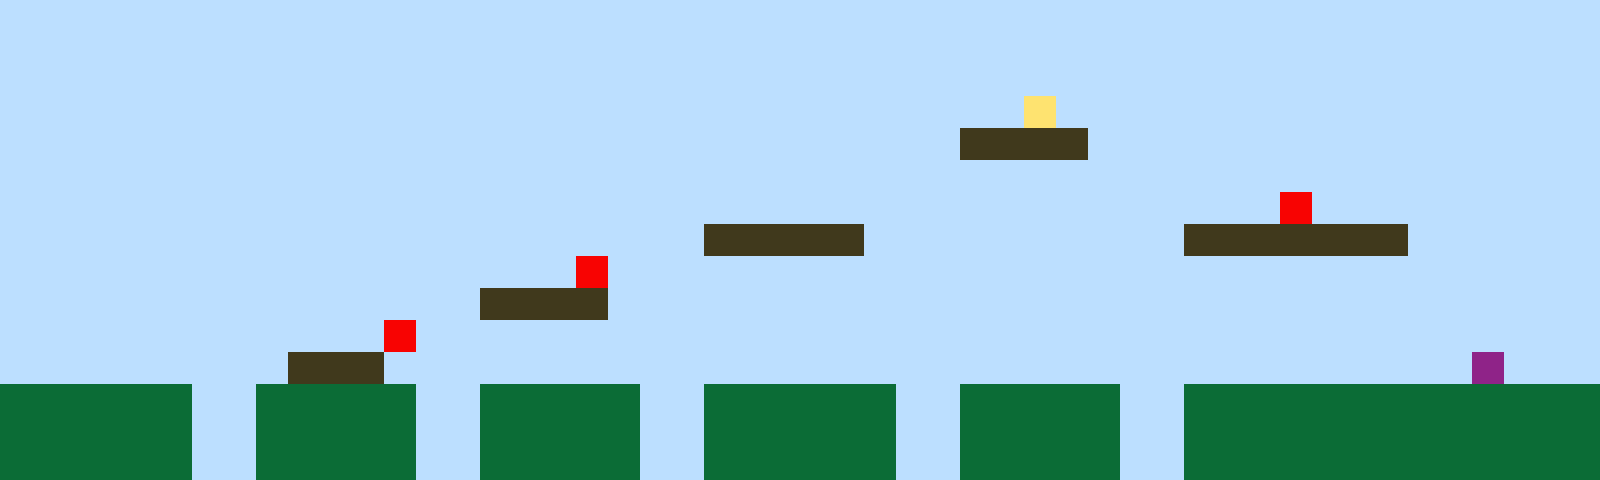

Tiled map render using the project's own tile images. Description and the whole map definition, tile-layer contents included, below:
An orthogonal 50x15 tile map with 32x32 px tiles, 1 tile layer (Tile Layer 1).

<map version="1.10" tiledversion="1.11.2" orientation="orthogonal" renderorder="right-up" width="50" height="15" tilewidth="32" tileheight="32" infinite="0" nextlayerid="2" nextobjectid="1"><editorsettings><export target="map1.csv" format="csv" /></editorsettings><tileset firstgid="1" name="sprites" tilewidth="32" tileheight="32" tilecount="6" columns="3"><image source="sprites.png" width="96" height="64" /></tileset><layer id="1" name="Tile Layer 1" width="50" height="15"><data encoding="csv">1,1,1,1,1,1,1,1,1,1,1,1,1,1,1,1,1,1,1,1,1,1,1,1,1,1,1,1,1,1,1,1,1,1,1,1,1,1,1,1,1,1,1,1,1,1,1,1,1,1,1,1,1,1,1,1,1,1,1,1,1,1,1,1,1,1,1,1,1,1,1,1,1,1,1,1,1,1,1,1,1,1,1,1,1,1,1,1,1,1,1,1,1,1,1,1,1,1,1,1,1,1,1,1,1,1,1,1,1,1,1,1,1,1,1,1,1,1,1,1,1,1,1,1,1,1,1,1,1,1,1,1,1,1,1,1,1,1,1,1,1,1,1,1,1,1,1,1,1,1,1,1,1,1,1,1,1,1,1,1,1,1,1,1,1,1,1,1,1,1,1,1,1,1,1,1,1,1,1,1,1,1,4,1,1,1,1,1,1,1,1,1,1,1,1,1,1,1,1,1,1,1,1,1,1,1,1,1,1,1,1,1,1,1,1,1,1,1,1,1,1,1,1,1,1,1,1,1,1,1,3,3,3,3,1,1,1,1,1,1,1,1,1,1,1,1,1,1,1,1,1,1,1,1,1,1,1,1,1,1,1,1,1,1,1,1,1,1,1,1,1,1,1,1,1,1,1,1,1,1,1,1,1,1,1,1,1,1,1,1,1,1,1,1,1,1,1,1,1,1,1,1,1,1,1,1,1,1,1,1,1,1,1,1,1,1,1,1,1,1,1,1,1,1,1,1,1,1,1,1,1,1,1,1,1,1,1,1,1,1,5,1,1,1,1,1,1,1,1,1,1,1,1,1,1,1,1,1,1,1,1,1,1,1,1,1,1,1,1,1,1,1,3,3,3,3,3,1,1,1,1,1,1,1,1,1,1,3,3,3,3,3,3,3,1,1,1,1,1,1,1,1,1,1,1,1,1,1,1,1,1,1,1,1,1,1,1,1,5,1,1,1,1,1,1,1,1,1,1,1,1,1,1,1,1,1,1,1,1,1,1,1,1,1,1,1,1,1,1,1,1,1,1,1,1,1,1,1,1,1,1,1,1,1,1,3,3,3,3,1,1,1,1,1,1,1,1,1,1,1,1,1,1,1,1,1,1,1,1,1,1,1,1,1,1,1,1,1,1,1,1,1,1,1,1,1,1,1,1,1,1,1,5,1,1,1,1,1,1,1,1,1,1,1,1,1,1,1,1,1,1,1,1,1,1,1,1,1,1,1,1,1,1,1,1,1,1,1,1,1,1,1,1,1,1,1,1,1,1,3,3,3,1,1,1,1,1,1,1,1,1,1,1,1,1,1,1,1,1,1,1,1,1,1,1,1,1,1,1,1,1,1,1,1,1,1,6,1,1,1,2,2,2,2,2,2,1,1,2,2,2,2,2,1,1,2,2,2,2,2,1,1,2,2,2,2,2,2,1,1,2,2,2,2,2,1,1,2,2,2,2,2,2,2,2,2,2,2,2,2,2,2,2,2,2,2,1,1,2,2,2,2,2,1,1,2,2,2,2,2,1,1,2,2,2,2,2,2,1,1,2,2,2,2,2,1,1,2,2,2,2,2,2,2,2,2,2,2,2,2,2,2,2,2,2,2,1,1,2,2,2,2,2,1,1,2,2,2,2,2,1,1,2,2,2,2,2,2,1,1,2,2,2,2,2,1,1,2,2,2,2,2,2,2,2,2,2,2,2,2</data></layer></map>
